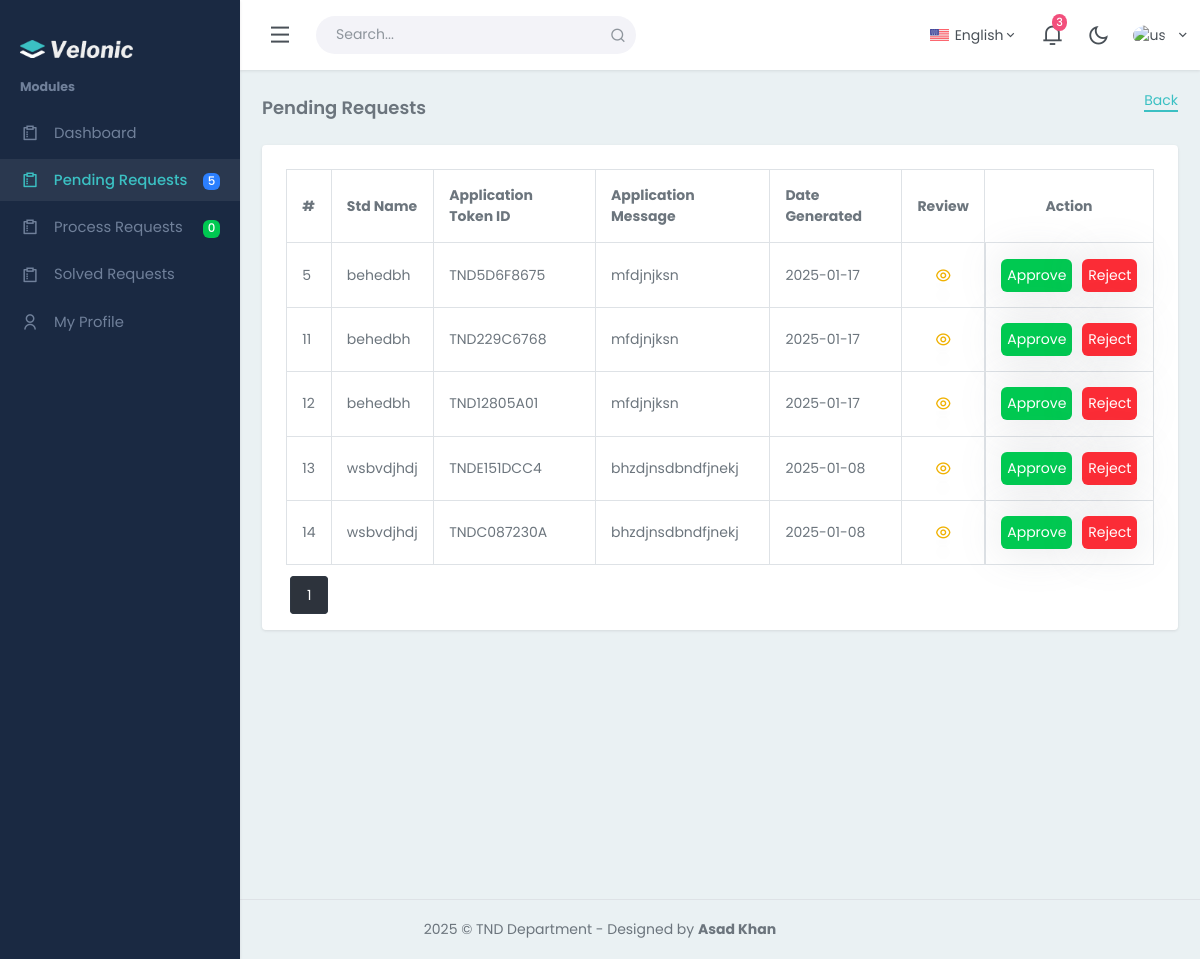
Page /pending_requests.php on the earlier database version.
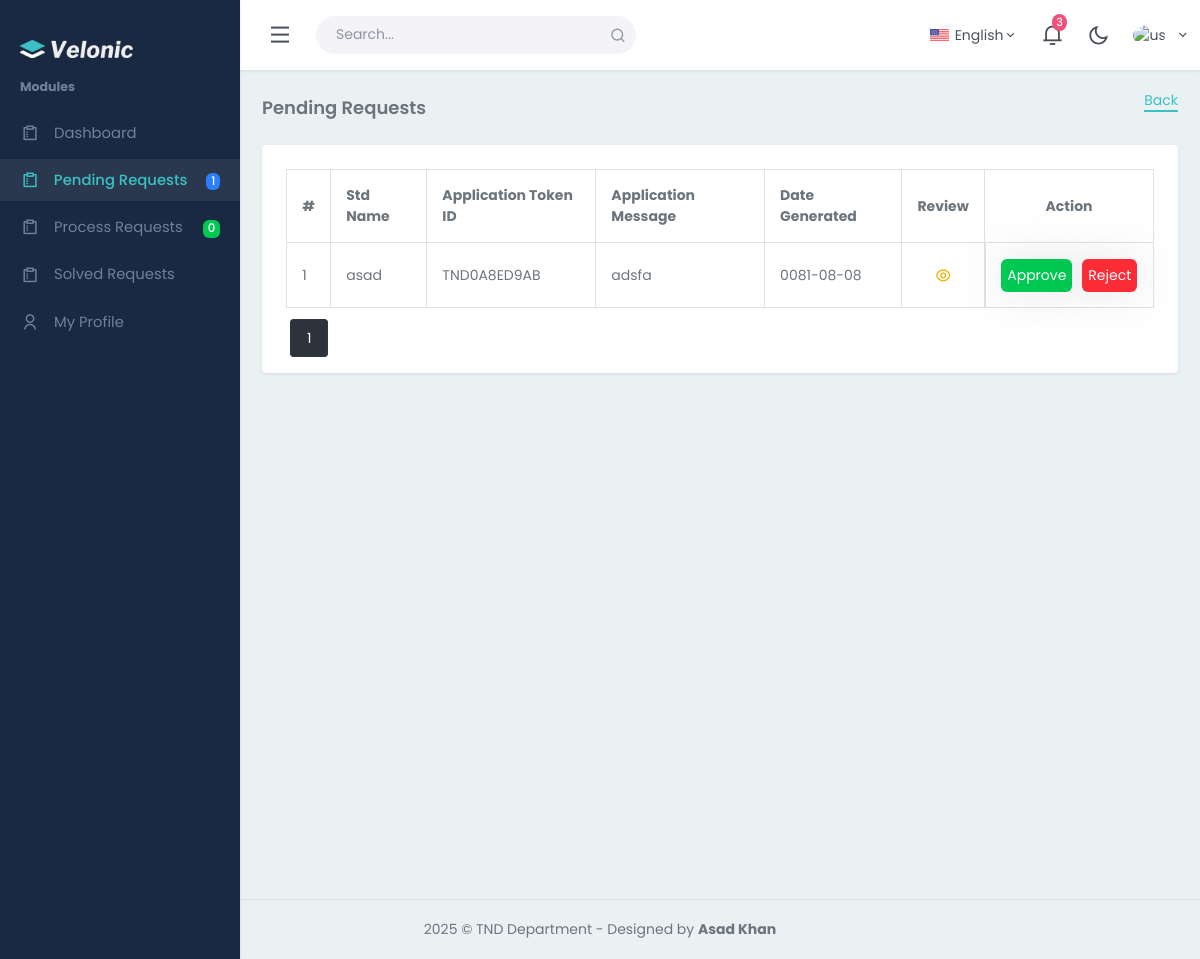
Same page on the later database version.
### tables this page shows
CREATE TABLE `student_applications` (
  `student_application_id` int(11) NOT NULL,
  `student_application_date` date NOT NULL,
  `student_application_message` varchar(1000) NOT NULL,
  `student_id` varchar(256) NOT NULL,
  `student_name` varchar(256) NOT NULL,
  `student_batch_code` varchar(256) NOT NULL,
  `student_email` varchar(256) NOT NULL,
  `student_number` varchar(256) NOT NULL,
  `student_application_status` varchar(256) NOT NULL DEFAULT 'Pending',
  `student_current_semester_id` int(11) NOT NULL,
  `student_concern_person_id` int(11) NOT NULL,
  `student_application_subject_id` int(11) NOT NULL,
  `student_user_id` int(11) NOT NULL,
  `student_application_tokenid` varchar(256) NOT NULL,
  `student_application_solutionmessage` varchar(3000) DEFAULT NULL
);

### pending_requests.php (the view, shortened to what the changed rows need)
<?php
require_once("./base/header.php");
?>
<div class="content-page">
    <div class="content">
        <div class="container-fluid">
            <div class="row">
                <div class="col-xl-12">
                    <div class="card">
                        <div class="card-body">
                            <div class="table-responsive-sm">
                            <?php
$records_per_page = 10;
$page = isset($_GET['page']) ? (int)$_GET['page'] : 1;
$offset = ($page - 1) * $records_per_page;
$select_query = "SELECT * FROM `student_applications` WHERE `student_application_status` = 'Pending' LIMIT $offset, $records_per_page";
$execute = mysqli_query($connection, $select_query);
?>
<table class="table table-bordered table-centered mb-0">
    <thead>
        <tr>
            <th>#</th>
            <th>Std Name</th>
            <th>Application Token ID</th>
            <th>Application Message</th>
            <th>Date Generated</th>
            <th>Review</th>
            <th class="text-center">Action</th>
        </tr>
    </thead>
    <tbody>
        <?php
        while($fetch = mysqli_fetch_array($execute)){
        ?>
        <tr>
            <td><?php echo $fetch['student_application_id']?></td>
            <td class="table-user">
                <?php echo $fetch['student_name']?>
            </td>
            <td><?php echo $fetch['student_application_tokenid']?></td>
            <td>
                <?php
                $student_application_message = $fetch['student_application_message'];
                $short_student_application_message = substr($student_application_message, 0, 50);
                echo $short_student_application_message.(strlen($student_application_message) > 50 ? "..." : "")
                ?>
            </td>
            <td><?php echo $fetch['student_application_date']?></td>
            <td class="text-center">
                <a href="./view_application.php?viewapplication=<?php echo $fetch['student_application_id']?>" class="text-reset p-1 rounded fs-16 px-1">
                    <i class="ri-eye-line text-yellow-500 shadow-xl"></i>
                </a>
            </td>
            <td class="space-x-1 flex gap-1 justify-center">
                <a href="?update=<?php echo $fetch['student_application_id']?>" class="shadow-lg bg-green-500 p-1 text-white rounded">Approve</a>
                <a href="?reject=<?php echo $fetch['student_application_id']?>" class="shadow-lg bg-red-500 p-1 text-white rounded">Reject</a>
            </td>
        </tr>
        <?php
        }
        ?>
    </tbody>
</table>
<?php
$total_query = "SELECT COUNT(*) FROM `student_applications` WHERE `student_application_status` = 'Pending'";
$total_result = mysqli_query($connection, $total_query);
$total_records = mysqli_fetch_array($total_result)[0];
$total_pages = ceil($total_records / $records_per_page);
echo '<div class="pagination">';
for ($i = 1; $i <= $total_pages; $i++) {
    echo '<a href="?page=' . $i . '"' . ($i == $page ? ' class="active"' : '') . '>' . $i . '</a>';
}
echo '</div>';
?>
                            </div>
                        </div>
                    </div>
                </div>
            </div>
        </div>
    </div>
</div>
<?php
    require_once("./base/footer.php");
    ?>

### base/header.php (shortened to what the changed rows need)
<?php
require_once("./db/db_connection.php");
?>
<!DOCTYPE html>
<html lang="en">
<head>
    <link rel="stylesheet" href="./css/daterangepicker.css">
    <link rel="stylesheet" href="./css/jquery-jvectormap-1.2.2.css">
    <link href="./css/app.min.css" rel="stylesheet" type="text/css" id="app-style" />
    <link href="./css/icons.min.css" rel="stylesheet" type="text/css" />
    <link rel="stylesheet" href="https://cdnjs.cloudflare.com/ajax/libs/izitoast/1.4.0/css/iziToast.css">
    <link rel="stylesheet" href="https://cdnjs.cloudflare.com/ajax/libs/izitoast/1.4.0/css/iziToast.min.css">
    <link rel="stylesheet" href="https://unpkg.com/flickity@2/dist/flickity.min.css">
</head>
<body>
    <body class="loading">
        <div class="wrapper">
            <div class="leftside-menu pt-10">
                <div class="h-100" id="leftside-menu-container" data-simplebar>
                    <ul class="side-nav">
                        <?php
                        if(isset($_SESSION['user_role']) && $_SESSION['user_role'] == "student"){
                    ?>
                        <li class="side-nav-item">
                            <a href="./my_requests.php" class="side-nav-link">
                                <i class="ri-dashboard-3-line"></i>
                                <?php
                            $select_query = "SELECT * FROM `student_applications` WHERE `student_user_id` = $_SESSION[student_user_id]";
                            $execute = mysqli_query($connection, $select_query);
                            $count_records = mysqli_num_rows($execute);
                            ?>
                                <span class="badge bg-success float-end"><?php echo $count_records?></span>
                                <span> My Requests </span>
                            </a>
                        </li>
                        <li class="side-nav-item">
                            <a href="./student_application_form.php" class="side-nav-link">
                                <i class="ri-survey-line"></i>
                                <span> Initiate Application </span>
                            </a>
                        </li>
                        <?php
                      } else{
                    ?>
                        <li class="side-nav-item">
                            <a href="./pending_requests.php" class="side-nav-link">
                                <i class="ri-survey-line"></i>
                                <?php
                            $select_query = "SELECT * FROM `student_applications` WHERE `student_application_status` = 'Pending'";
                            $execute = mysqli_query($connection, $select_query);
                            $count_records = mysqli_num_rows($execute);
                            if($count_records == 0){
                            ?>
                                <span class="badge bg-green-500 float-end"><?php echo $count_records?></span>
                                <?php
                                }
                                else if($count_records > 10){
                                ?>
                                <span class="badge bg-red-500 float-end"><?php echo $count_records?></span>
                                <?php
                                } else {
                                ?>
                                <span class="badge bg-blue-500 float-end"><?php echo $count_records?></span>
                                <?php
                                }
                                ?>
                                <span> Pending Requests </span>
                            </a>
                        </li>
                        <?php
                    }
                    ?>
                    </ul>
                </div>
            </div>

Differences in the rows shown:
removed student_applications: student_application_id "5", student_name "behedbh", student_application_tokenid "TND5D6F8675", student_application_message "mfdjnjksn", student_application_date "2025-01-17"
removed student_applications: student_application_id "11", student_name "behedbh", student_application_tokenid "TND229C6768", student_application_message "mfdjnjksn", student_application_date "2025-01-17"
removed student_applications: student_application_id "12", student_name "behedbh", student_application_tokenid "TND12805A01", student_application_message "mfdjnjksn", student_application_date "2025-01-17"
removed student_applications: student_application_id "13", student_name "wsbvdjhdj", student_application_tokenid "TNDE151DCC4", student_application_message "bhzdjnsdbndfjnekj", student_application_date "2025-01-08"
removed student_applications: student_application_id "14", student_name "wsbvdjhdj", student_application_tokenid "TNDC087230A", student_application_message "bhzdjnsdbndfjnekj", student_application_date "2025-01-08"
added student_applications: student_application_id "1", student_name "asad", student_application_tokenid "TND0A8ED9AB", student_application_message "adsfa", student_application_date "0081-08-08"
Other differences:
$count_records: "5" → "1"
